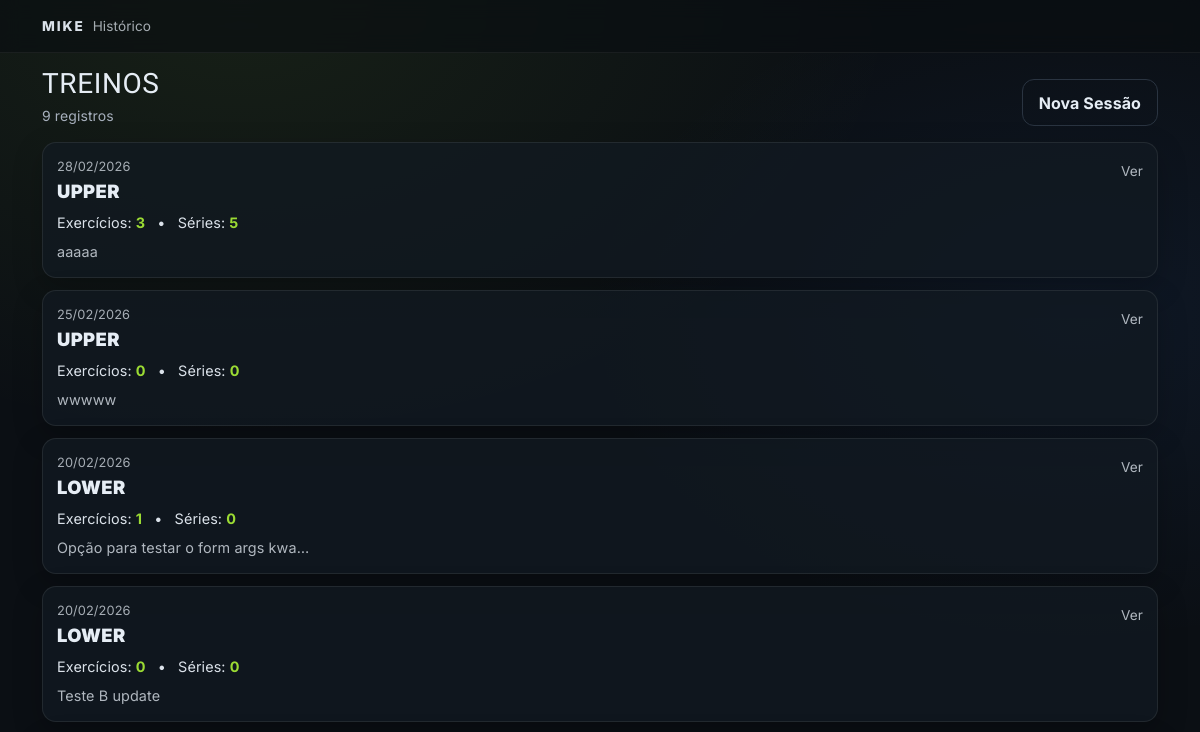
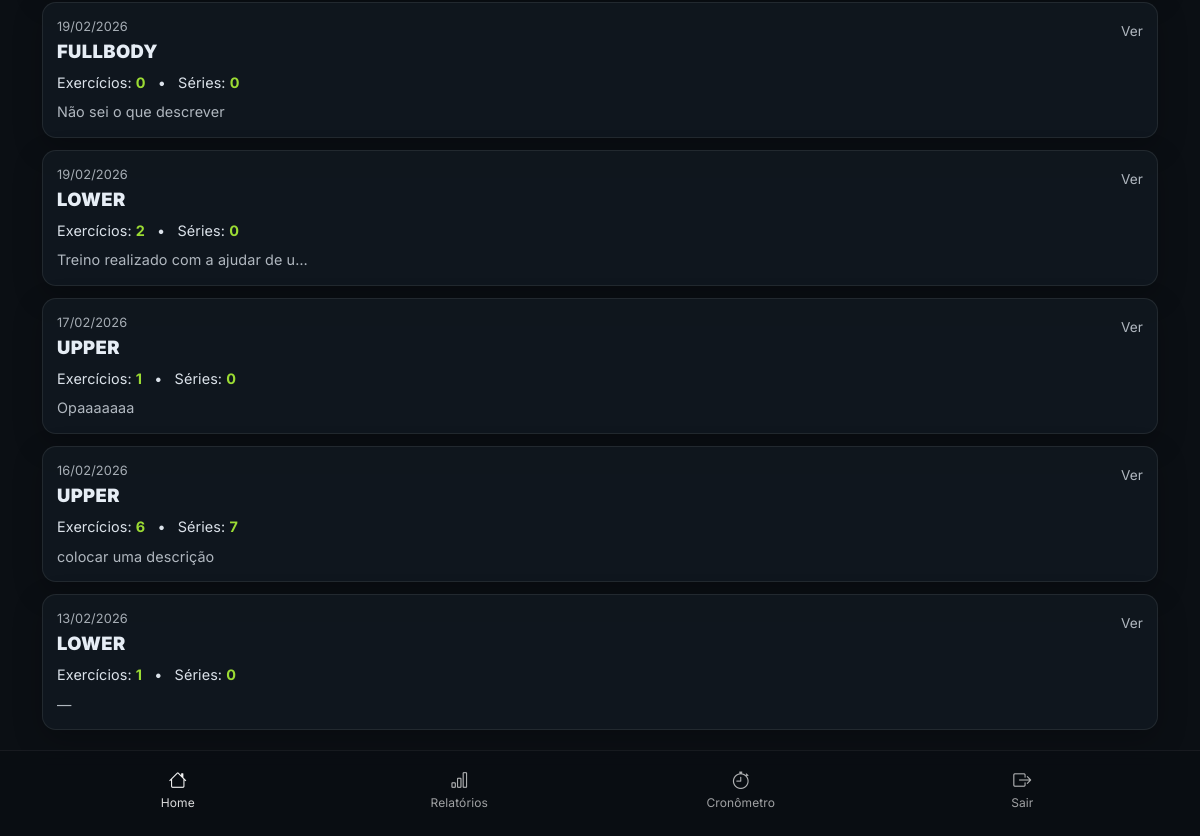
Page /training/ (signed in) on the earlier database version (2 pictures, top to bottom).
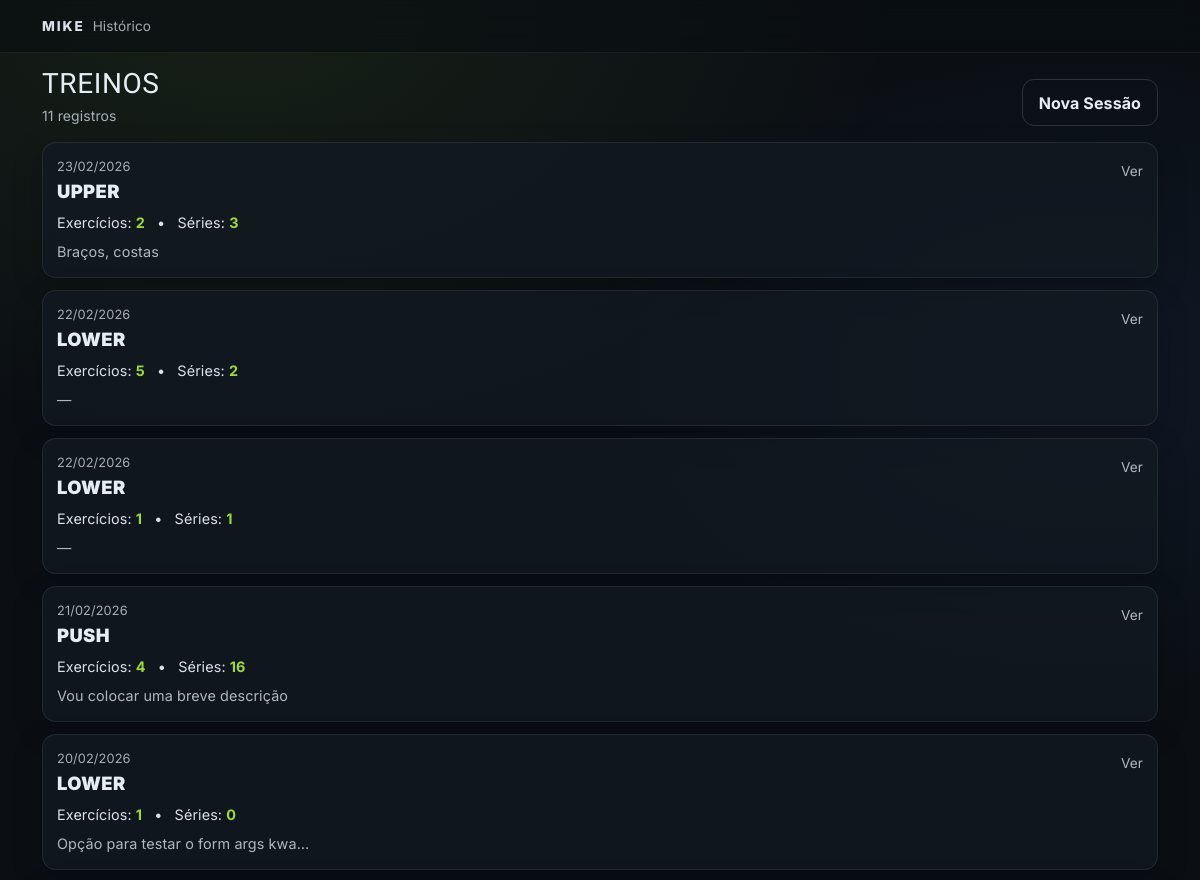
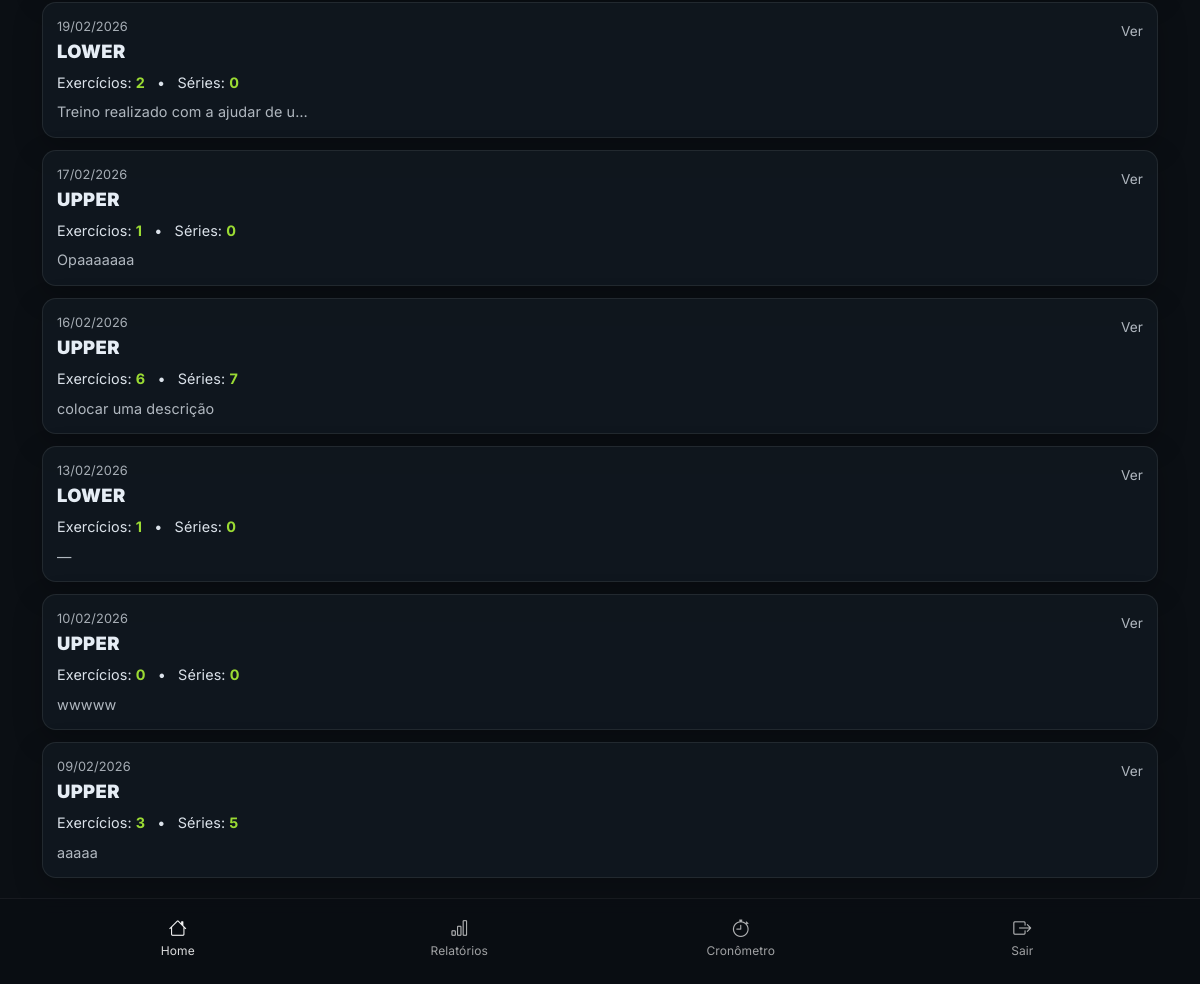
Same page on the later database version (2 pictures, top to bottom).
### training/models.py (models this page shows, shortened)
class TrainingSession(models.Model):
    SESSION_TYPES = [
        ('UPPER','UPPER'),
        ('LOWER','LOWER'),
        ('PULL','PULL'),
        ('PUSH','PUSH'),
        ('FULLBODY','FULLBODY'),
    ]
    performed_at = models.DateTimeField(default=timezone.now)
    description = models.TextField(blank=True)
    user = models.ForeignKey(
        settings.AUTH_USER_MODEL,
        on_delete=models.CASCADE,
        related_name='training_sessions'
    )
    session_type = models.CharField(
        max_length=20,
        choices=SESSION_TYPES,
        blank=True,
        null=True
    )

### training/views.py (the view)
# urls.py: path('', views.training_session_list, name='training_session_list'),
@login_required
def training_session_list(request):
    sessions = (
        TrainingSession.objects
        .filter(user=request.user)
        .annotate(
            exercise_count=Count('session_exercises', distinct=True),
            set_count=Count('session_exercises__exercise_sets', distinct=True),
        )
        .order_by("-performed_at")
    )
    context = {
        'sessions': sessions,
        }
    return render(request, 'training/training_session_list.html', context)

### training/templates/training/training_session_list.html (shortened to what this page needs)
{% extends "base.html" %}
{% block section %}Histórico{% endblock %}
{% block nav_home_active %}is-active{% endblock %}
{% block content %}
<div class="d-flex align-items-end justify-content-between pt-2 pb-3">
    <div>
        <h1 class="h3 m-title mb-1">Treinos</h1>
        <div class="m-text-muted small">
            {{ sessions|length }} registro{{ sessions|length|pluralize }}
        </div>
    </div>
    <a class="m-btn-secondary" href="{% url 'training:training_session_create' %}"
        aria-label="Criar nova sessão de treino">
        Nova Sessão
    </a>
</div>
<div class="session-list">
    {% for session in sessions %}
    <article class="session-card">
        <div class="d-flex align-items-start justify-content-between gap-3">
            <div class="flex-grow-1">
                <div class="session-date">
                    {{ session.performed_at|date:"d/m/Y" }}
                </div>
                <div class="session-type">
                    {{ session.session_type }}
                </div>
                <div class="session-metrics">
                    <span>Exercícios: <strong class="mike-accent">{{ session.exercise_count }}</strong></span>
                    <span class="mx-2">•</span>
                    <span>Séries: <strong class="mike-accent">{{ session.set_count }}</strong></span>
                </div>
                <div class="session-desc">
                    {% if session.description %}
                    {{ session.description }}
                    {% else %}
                    —
                    {% endif %}
                </div>
            </div>
            <div class="session-cta">Ver</div>
        </div>
    </article>
    {% endfor %}
</div>
{% endblock %}

Differences in the rows shown:
removed TrainingSession: performed_at "20/02/2026", session_type "LOWER", exercise_count "0", set_count "0", description "Teste B update"
removed TrainingSession: performed_at "19/02/2026", session_type "FULLBODY", exercise_count "0", set_count "0", description "Não sei o que descrever"
added TrainingSession: performed_at "23/02/2026", session_type "UPPER", exercise_count "2", set_count "3", description "Braços, costas"
added TrainingSession: performed_at "22/02/2026", session_type "LOWER", exercise_count "5", set_count "2"
added TrainingSession: performed_at "22/02/2026", session_type "LOWER", exercise_count "1", set_count "1"
added TrainingSession: performed_at "21/02/2026", session_type "PUSH", exercise_count "4", set_count "16", description "Vou colocar uma breve descrição"
changed TrainingSession "wwwww": performed_at "25/02/2026" → "10/02/2026"; moves down the list
changed TrainingSession "aaaaa": performed_at "28/02/2026" → "09/02/2026"; moves down the list
Other differences:
{{ sessions|length }}: "9" → "11"
